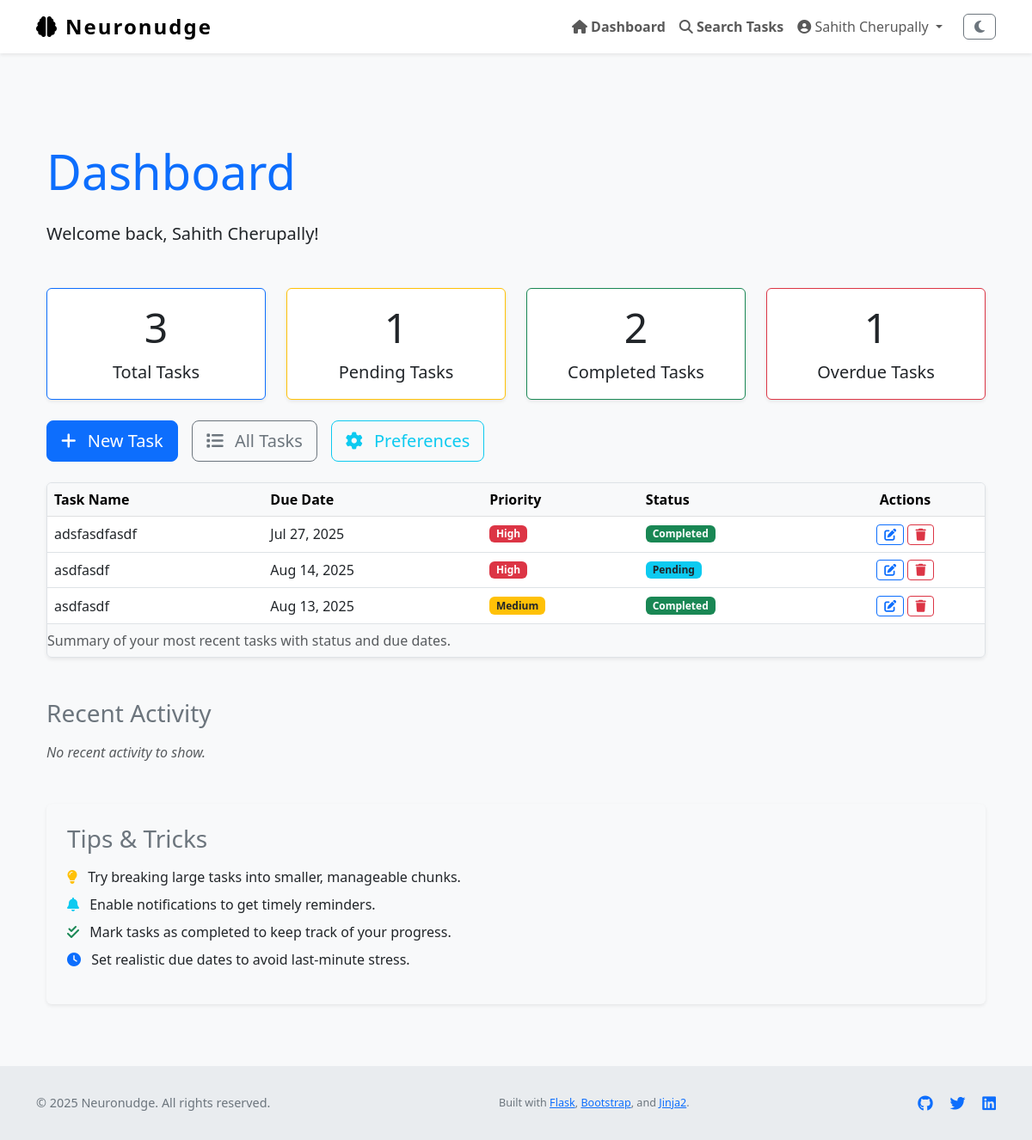
Page /dashboard (signed in) on the earlier database version.
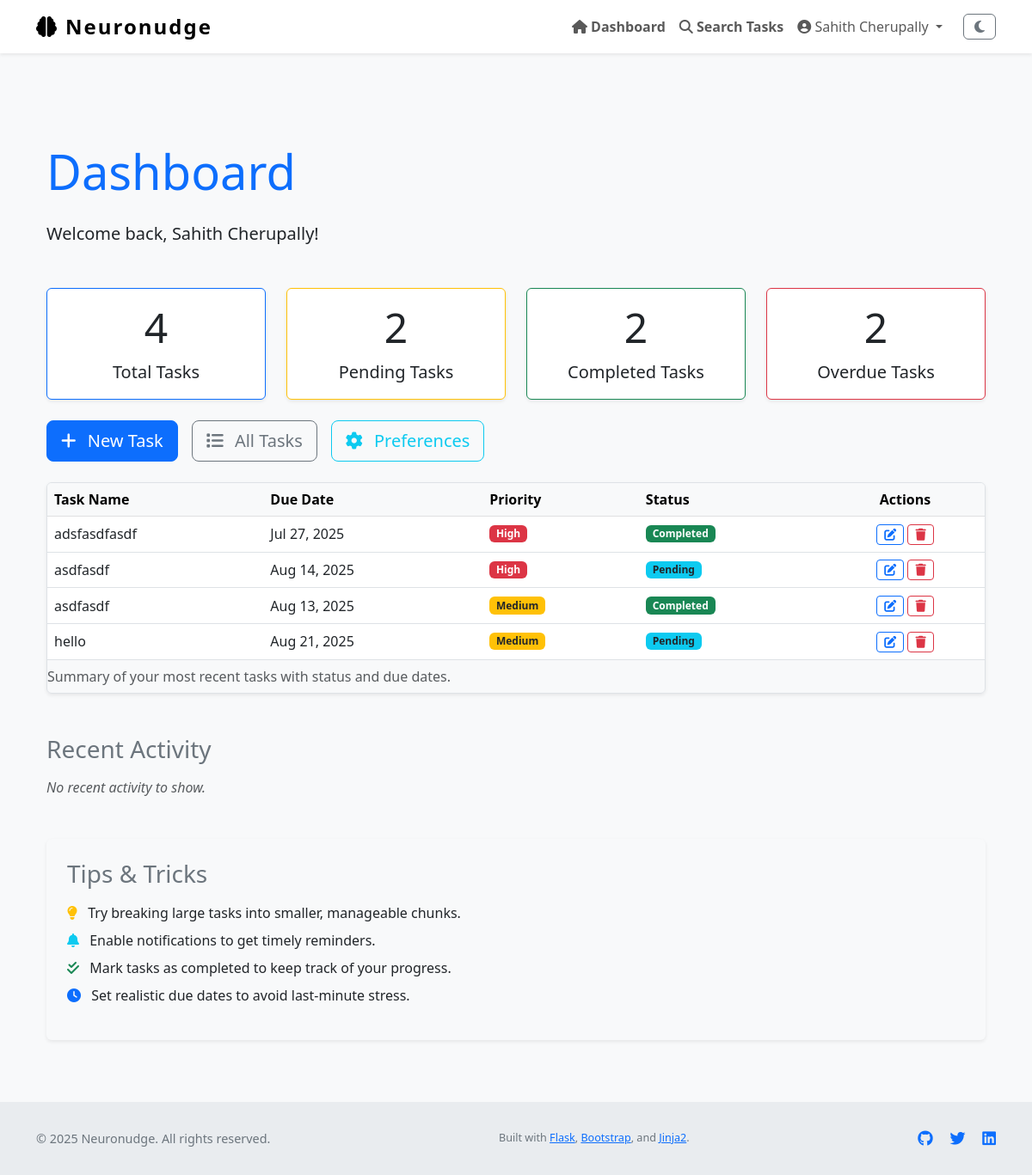
Same page on the later database version.
### Neuronudge/models.py (models this page shows, shortened)
class User(UserMixin, db.Model):
    id = db.Column(db.Integer, primary_key=True)
    name = db.Column(db.String(150), nullable=True)                # full name
    username = db.Column(db.String(150), unique=True, nullable=False)
    email = db.Column(db.String(150), unique=True, nullable=False)
    password_hash = db.Column(db.String(256), nullable=False)
    profile_type = db.Column(db.String(50), nullable=False, default='General')
    created_at = db.Column(db.DateTime, default=datetime.utcnow)
    tasks = db.relationship('Task', backref='user', lazy=True)
    logs = db.relationship('ActivityLog', backref='user', lazy=True)
    preferences = db.relationship('OnboardingPreferences', back_populates='user', uselist=False)

class Task(db.Model):
    id = db.Column(db.Integer, primary_key=True)
    title = db.Column(db.String(255), nullable=False)
    description = db.Column(db.Text)
    due_date = db.Column(db.DateTime)
    completed = db.Column(db.Boolean, default=False)
    priority = db.Column(db.Integer, default=3)         # 1 = high, 2 = med, 3 = low
    reminder_set = db.Column(db.Boolean, default=False)
    created_at = db.Column(db.DateTime, default=datetime.utcnow)
    updated_at = db.Column(db.DateTime, default=datetime.utcnow, onupdate=datetime.utcnow)
    user_id = db.Column(db.Integer, db.ForeignKey('user.id'), nullable=False)

### Neuronudge/views.py (the view)
@views.route('/dashboard')
@login_required
def dashboard():
    page = request.args.get('page', 1, type=int)
    per_page = 10
    filter_status = request.args.get('status', 'all')
    filter_priority = request.args.get('priority', 'all')
    search_term = request.args.get('search', '').strip()
    base_query = Task.query.filter_by(user_id=current_user.id)
    if filter_status == 'completed':
        base_query = base_query.filter_by(completed=True)
    elif filter_status == 'pending':
        base_query = base_query.filter_by(completed=False)
    if filter_priority in ['1', '2', '3']:
        base_query = base_query.filter_by(priority=int(filter_priority))
    if search_term:
        base_query = base_query.filter(Task.title.ilike(f'%{search_term}%'))
    tasks = base_query.all()
    paginated_tasks = base_query.order_by(
        Task.priority.asc(),
        Task.due_date.asc().nulls_last()
    ).paginate(page=page, per_page=per_page)
    total_tasks = Task.query.filter_by(user_id=current_user.id).count()
    pending_tasks = Task.query.filter_by(user_id=current_user.id, completed=False).count()
    completed_tasks = Task.query.filter_by(user_id=current_user.id, completed=True).count()
    overdue_tasks = Task.query.filter(
        Task.user_id == current_user.id,
        Task.completed == False,
        Task.due_date != None,
        Task.due_date < datetime.utcnow()
    ).count()
    task_counts = {
        'total': total_tasks,
        'pending': pending_tasks,
        'completed': completed_tasks,
        'overdue': overdue_tasks
    }
    recent_tasks = Task.query.filter_by(user_id=current_user.id).order_by(
        Task.priority.asc(),
        Task.due_date.asc().nulls_last()
    ).limit(10).all()
    onboarding = OnboardingPreferences.query.filter_by(user_id=current_user.id).first()
    return render_template(
        'dashboard.html',
        tasks=tasks,   # 👈 now available in template
        recent_tasks=recent_tasks,
        onboarding=onboarding,
        filter_status=filter_status,
        filter_priority=filter_priority,
        search_term=search_term,
        task_counts=task_counts,
        paginated_tasks=paginated_tasks
    )

### Neuronudge/templates/dashboard.html (shortened to what this page needs)
﻿{% extends "layout.html" %}
{% block content %}
<section aria-labelledby="dashboardHeading" class="my-5">
    <div class="container">
        <h1 id="dashboardHeading" class="mb-4 display-4 text-primary">Dashboard</h1>
        <p class="lead">Welcome back, {{ current_user.name or current_user.email }}!</p>
        <div class="row g-4 my-4">
            <div class="col-md-3 col-sm-6" role="region" aria-label="Tasks summary">
                <div class="card shadow-sm border-primary h-100">
                    <div class="card-body text-center">
                        <h2 class="card-title display-5">{{ task_counts.total }}</h2>
                        <p class="card-text fs-5">Total Tasks</p>
                    </div>
                </div>
            </div>
            <div class="col-md-3 col-sm-6" role="region" aria-label="Pending tasks summary">
                <div class="card shadow-sm border-warning h-100">
                    <div class="card-body text-center">
                        <h2 class="card-title display-5">{{ task_counts.pending }}</h2>
                        <p class="card-text fs-5">Pending Tasks</p>
                    </div>
                </div>
            </div>
            <div class="col-md-3 col-sm-6" role="region" aria-label="Completed tasks summary">
                <div class="card shadow-sm border-success h-100">
                    <div class="card-body text-center">
                        <h2 class="card-title display-5">{{ task_counts.completed }}</h2>
                        <p class="card-text fs-5">Completed Tasks</p>
                    </div>
                </div>
            </div>
            <div class="col-md-3 col-sm-6" role="region" aria-label="Overdue tasks summary">
                <div class="card shadow-sm border-danger h-100">
                    <div class="card-body text-center">
                        <h2 class="card-title display-5">{{ task_counts.overdue }}</h2>
                        <p class="card-text fs-5">Overdue Tasks</p>
                    </div>
                </div>
            </div>
        </div>
        <div class="d-flex flex-wrap gap-3 my-4" role="region" aria-label="Quick actions">
            <a href="{{ url_for('views.create_task') }}" class="btn btn-lg btn-primary" aria-label="Create new task">
                <i class="fa-solid fa-plus me-2"></i> New Task
            </a>
            <a href="{{ url_for('views.task_list') }}" class="btn btn-lg btn-outline-secondary" aria-label="View all tasks">
                <i class="fa-solid fa-list me-2"></i> All Tasks
            </a>
            <a href="{{ url_for('views.onboarding') }}" class="btn btn-lg btn-outline-info" aria-label="Update preferences">
                <i class="fa-solid fa-gear me-2"></i> Preferences
            </a>
        </div>
        <div class="table-responsive shadow-sm rounded border mb-5">
            <table class="table table-hover align-middle mb-0" aria-describedby="taskOverviewDesc">
                <caption id="taskOverviewDesc">Summary of your most recent tasks with status and due dates.</caption>
                <thead class="table-light">
                    <tr>
                        <th scope="col">Task Name</th>
                        <th scope="col">Due Date</th>
                        <th scope="col">Priority</th>
                        <th scope="col">Status</th>
                        <th scope="col" class="text-center">Actions</th>
                    </tr>
                </thead>
                <tbody>
                    {% if recent_tasks %}
                        {% for task in recent_tasks %}
                        <tr>
                            <td>{{ task.title }}</td>
                            <td>{{ task.due_date.strftime('%b %d, %Y') if task.due_date else 'No due date' }}</td>
                            <td>
                                {% if task.priority == 1 %}
                                    <span class="badge bg-danger">High</span>
                                {% elif task.priority == 2 %}
                                    <span class="badge bg-warning text-dark">Medium</span>
                                {% elif task.priority == 3 %}
                                    <span class="badge bg-secondary">Low</span>
                                {% else %}
                                    <span class="badge bg-secondary">Unknown</span>
                                {% endif %}
                            </td>
                            <td>
                                {% if task.completed %}
                                    <span class="badge bg-success">Completed</span>
                                {% else %}
                                    <span class="badge bg-info text-dark">Pending</span>
                                {% endif %}
                            </td>
                            <td class="text-center">
                                <a href="{{ url_for('views.edit_task', id=task.id) }}" class="btn btn-sm btn-outline-primary" aria-label="Edit task {{ task.title }}">
                                    <i class="fa-solid fa-pen-to-square"></i>
                                </a>
                                <button type="button" class="btn btn-sm btn-outline-danger btn-delete-task" data-task-id="{{ task.id }}" aria-label="Delete task {{ task.title }}">
                                    <i class="fa-solid fa-trash"></i>
                                </button>
                            </td>
                        </tr>
                        {% endfor %}
                    {% else %}
                    <tr>
                        <td colspan="5" class="text-center text-muted">No recent tasks found. Start by creating a new task!</td>
                    </tr>
                    {% endif %}
                </tbody>
            </table>
        </div>
        <section aria-labelledby="activityFeedHeading" class="mb-5">
            <h2 id="activityFeedHeading" class="h3 mb-3 text-secondary">Recent Activity</h2>
            {% if recent_activity %}
            <ul class="list-group list-group-flush">
                {% for activity in recent_activity %}
                <li class="list-group-item d-flex justify-content-between align-items-center">
                    <div>
                        <i class="fa-solid fa-history text-muted me-2"></i>
                        {{ activity.description }}
                    </div>
                    <small class="text-muted">{{ activity.timestamp.strftime('%b %d, %Y %H:%M') }}</small>
                </li>
                {% endfor %}
            </ul>
            {% else %}
            <p class="text-muted fst-italic">No recent activity to show.</p>
            {% endif %}
        </section>
        <section aria-labelledby="tipsHeading" class="bg-light p-4 rounded shadow-sm">
            <h2 id="tipsHeading" class="h3 mb-3 text-secondary">Tips & Tricks</h2>
            <ul class="list-unstyled">
                <li class="mb-2">
                    <i class="fa-solid fa-lightbulb text-warning me-2"></i>
                    Try breaking large tasks into smaller, manageable chunks.
                </li>
                <li class="mb-2">
                    <i class="fa-solid fa-bell text-info me-2"></i>
                    Enable notifications to get timely reminders.
                </li>
                <li class="mb-2">
                    <i class="fa-solid fa-check-double text-success me-2"></i>
                    Mark tasks as completed to keep track of your progress.
                </li>
                <li class="mb-2">
                    <i class="fa-solid fa-clock text-primary me-2"></i>
                    Set realistic due dates to avoid last-minute stress.
                </li>
            </ul>
        </section>
    </div>
</section>
{% endblock %}

### Neuronudge/templates/layout.html (shortened to what this page needs)
<!DOCTYPE html>
<html lang="en" class="h-100" data-theme="light">
<head>
    <link href="https://cdn.jsdelivr.net/npm/bootstrap@5.3.0/dist/css/bootstrap.min.css" rel="stylesheet" />
    <link href="https://cdnjs.cloudflare.com/ajax/libs/font-awesome/6.4.0/css/all.min.css" rel="stylesheet" />
    <link rel="stylesheet" href="{{ url_for('static', filename='style.css') }}" />
</head>
<body class="d-flex flex-column h-100" role="document" aria-live="polite" aria-busy="false" aria-label="Neuronudge main document">
<nav class="navbar navbar-expand-lg navbar-light fixed-top bg-white shadow-sm" role="navigation" aria-label="Main navigation">
    <div class="container">
        <a class="navbar-brand d-flex align-items-center" href="{{ url_for('views.home') }}" aria-label="Neuronudge homepage">
            <i class="fa-solid fa-brain me-2" aria-hidden="true"></i> Neuronudge
        </a>
        <div class="collapse navbar-collapse" id="navbarNav">
            <ul class="navbar-nav ms-auto align-items-center" role="menubar">
                {% if current_user.is_authenticated %}
                    <li class="nav-item" role="none">
                        <a class="nav-link fw-semibold" href="{{ url_for('views.dashboard') }}" role="menuitem">
                            <i class="fa-solid fa-house"></i> Dashboard
                        </a>
                    </li>
                    <li class="nav-item" role="none">
                        <a class="nav-link fw-semibold" href="{{ url_for('views.task_search') }}" role="menuitem">
                            <i class="fa-solid fa-magnifying-glass"></i> Search Tasks
                        </a>
                    </li>
                    <li class="nav-item dropdown" role="none">
                        <a class="nav-link dropdown-toggle" href="#" id="profileDropdown" role="button"
                           data-bs-toggle="dropdown" aria-expanded="false" aria-haspopup="true" aria-controls="profileDropdownMenu">
                            <i class="fa-solid fa-user-circle"></i> {{ current_user.name or current_user.email }}
                        </a>
                    </li>
                    <li class="nav-item" role="none">
                        <button id="darkModeToggle" class="btn btn-outline-secondary ms-3" aria-pressed="false" aria-label="Toggle dark mode">
                            <i class="fa-solid fa-moon"></i>
                        </button>
                    </li>
                {% endif %}
            </ul>
        </div>
    </div>
</nav>
<div class="flash-message container position-fixed top-0 end-0 p-3" role="region" aria-live="assertive" aria-atomic="true">
</div>
<main role="main" class="container flex-grow-1 my-4" tabindex="-1">
    {% block content %}{% endblock %}
</main>
<footer class="footer mt-auto" role="contentinfo">
    <div class="container d-flex flex-column flex-md-row justify-content-between align-items-center">
        <p class="mb-2 mb-md-0">&copy; {{ current_year if current_year else "2025" }} Neuronudge. All rights reserved.</p>
        <p class="mb-0">
            <small>
                Built with
                <a href="https://flask.palletsprojects.com/" target="_blank" rel="noopener noreferrer">Flask</a>,
                <a href="https://getbootstrap.com/" target="_blank" rel="noopener noreferrer">Bootstrap</a>,
                and
                <a href="https://jinja.palletsprojects.com/" target="_blank" rel="noopener noreferrer">Jinja2</a>.
            </small>
        </p>
        <div>
            <a href="https://github.com/your-repo" target="_blank" aria-label="GitHub repository" class="text-decoration-none me-3">
            </a>
            <a href="https://twitter.com/yourhandle" target="_blank" aria-label="Twitter profile" class="text-decoration-none me-3">
            </a>
            <a href="https://linkedin.com/in/yourprofile" target="_blank" aria-label="LinkedIn profile" class="text-decoration-none">
            </a>
        </div>
    </div>
</footer>
</body>
</html>

Differences in the rows shown:
added Task: title "hello", due_date "Aug 21, 2025", priority "Medium", completed "Pending"
Other differences:
{{ task_counts.total }}: "3" → "4"
{{ task_counts.pending }}: "1" → "2"
{{ task_counts.overdue }}: "1" → "2"
